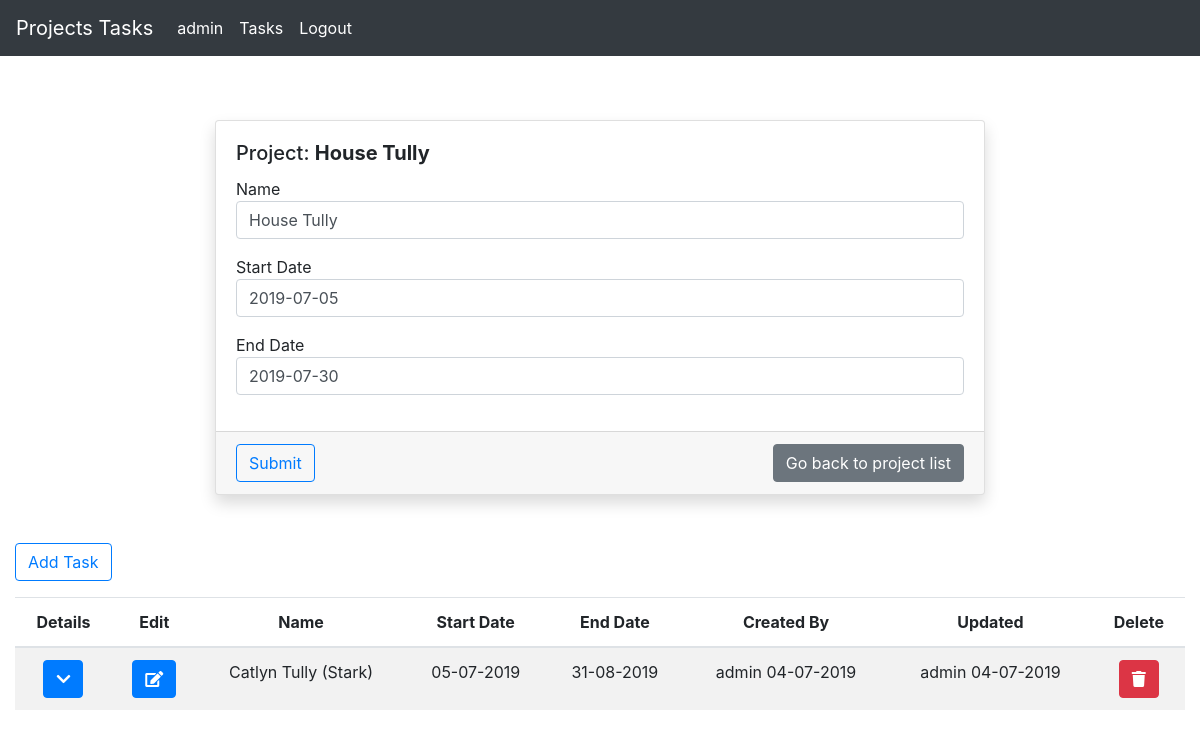
The app's page /projects/project-details/17/ (signed in), older data.
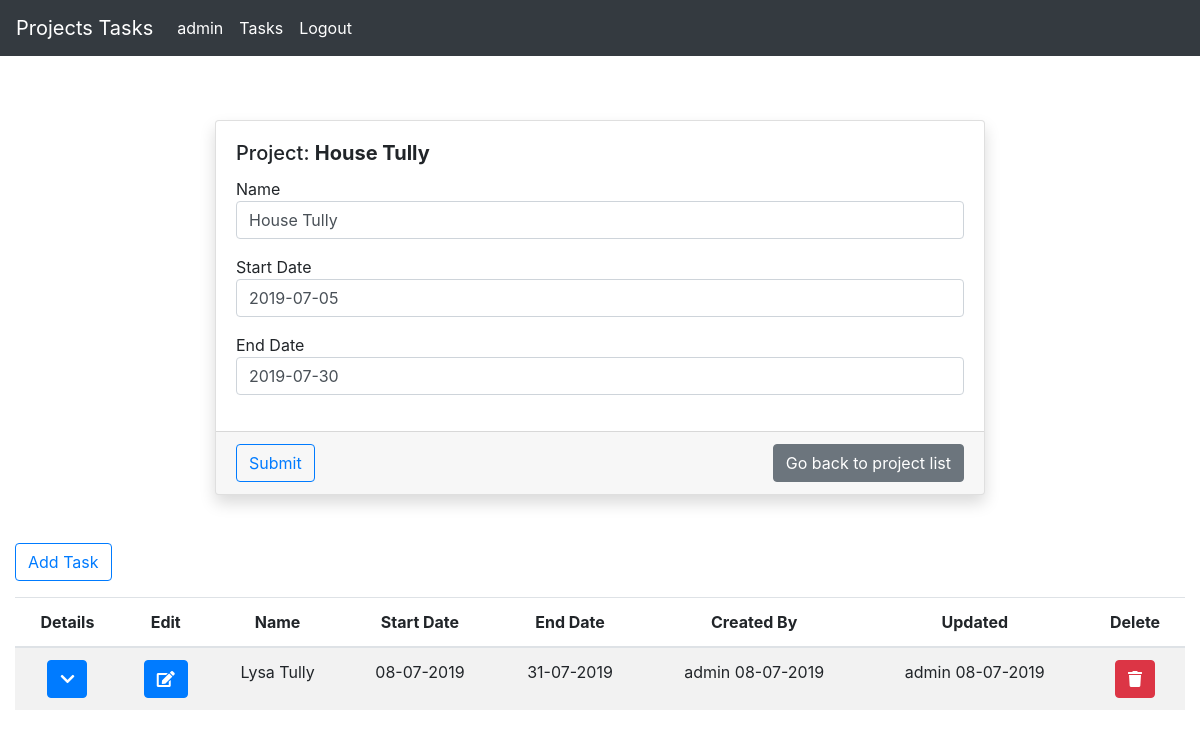
The same page, newer data.
### projects/models.py (models this page shows, shortened)
class Project(models.Model):
    name = models.CharField(max_length = 250)
    start = models.DateField(verbose_name = 'Start Date')
    end = models.DateField(verbose_name = 'End Date')
    assigned_users = models.ManyToManyField(
        settings.AUTH_USER_MODEL,
        blank = True,
        related_name = 'projects'
    )
    assigned_groups = models.ManyToManyField(
        Group,
        blank = True,
        related_name = 'projects',
    )
    progress = models.PositiveSmallIntegerField(default = 0, editable = False)
    created_by = models.ForeignKey(
        settings.AUTH_USER_MODEL,
        on_delete = models.SET_NULL,
        null = True,
        blank = True,
        related_name = 'created_projects',
        editable = False,
    )
    updated_by = models.ForeignKey(
        settings.AUTH_USER_MODEL,
        on_delete = models.SET_NULL,
        null = True,
        blank = True,
        related_name = 'updated_projects',
        editable = False,
    )
    updated = models.DateTimeField(auto_now = True)
    created = models.DateTimeField(auto_now_add = True)
    class Meta:
        ordering = ('-created', 'name')

### tasks/models.py (models this page shows, shortened)
class Task(models.Model):
    name = models.CharField(max_length = 300)
    note = models.TextField(blank = True)
    start = models.DateField(verbose_name = 'Start Date')
    end = models.DateField(verbose_name = 'End Date')
    project = models.ForeignKey(Project, on_delete = models.CASCADE, related_name = 'tasks')
    assigned_users = models.ManyToManyField(
        settings.AUTH_USER_MODEL,
        related_name = 'assigned_tasks',
        blank = True,
    )
    assigned_groups = models.ManyToManyField(
        Group,
        related_name = 'assigned_groups',
        blank = True,
    )
    created_by = models.ForeignKey(
        settings.AUTH_USER_MODEL,
        on_delete = models.SET_NULL,
        null = True,
        blank = True,
        related_name = 'created_tasks',
        editable = False,
    )
    updated_by = models.ForeignKey(
        settings.AUTH_USER_MODEL,
        on_delete = models.SET_NULL,
        null = True,
        blank = True,
        related_name = 'updated_tasks',
        editable = False,
    )
    updated = models.DateTimeField(auto_now = True)
    created = models.DateTimeField(auto_now_add = True)
    class Meta:
        ordering = ('-created', 'name')

### projects/views.py (the view)
# urls.py: path('project-details/<int:pk>/', views.ProjectDetails.as_view(), name = 'details'),
class ProjectDetails(PermissionRequiredMixin, UpdateView):
    model = Project
    template_name = 'projects/details.html'
    context_object_name = 'project'
    permission_required = ('projects.change_projects',)
    form_class = ProjectForm
    def get_context_data(self, *args, **kwargs):
        cxt = super(ProjectDetails, self).get_context_data(*args, **kwargs)
        cxt['task_form'] = TaskForm
        return cxt

### projects/forms.py
class ProjectForm(forms.ModelForm):
    def __init__(self, *args, **kwargs):
        super(ProjectForm, self).__init__(*args, **kwargs)
        for f in self.fields:
            self.fields[f].widget.attrs['class'] = 'form-control'
            self.fields[f].widget.attrs['placeholder'] = f
        self.fields['start'].widget.attrs['class'] += ' date-selector'
        self.fields['end'].widget.attrs['class'] += ' date-selector'
        self.fields['end'].widget.attrs['placeholder'] = 'YYYY-MM-DD'
        self.fields['start'].widget.attrs['placeholder'] = 'YYYY-MM-DD'
        self.fields['start'].widget.attrs['id'] = 'id_task_start'
        self.fields['end'].widget.attrs['id'] = 'id_task_end'
    class Meta:
        model = Project
        fields = ('name', 'start', 'end')

### projects/templates/projects/details.html (shortened to what this page needs)
{% extends "base.html" %}
{% block content %}
    <div class="col-8 mx-auto project-details">
        <div class="card shadow mt-5">
            <form method="POST">
                <div class="card-body">
                    <h5 class="card-title">
                        Project: <strong>{{ project.name }}</strong>
                    </h5>
                    {% for field in form %}
                        <div class="form-group">
                            {{ field.label }}
                            {{ field }}
                        </div>
                    {% endfor %}
                </div>
                <div class="card-footer d-flex">
                    <button type="submit" class="btn btn-outline-primary">
                        Submit
                    </button>
                    <a href="{% url 'project_list' %}" class="btn btn-secondary">
                        Go back to project list
                    </a>
                </div>
            </form>
        </div>
    </div>
    <div class="col-12 my-5">
        <button class="btn btn-outline-primary mb-3" data-toggle="modal" data-target="#addTaskModal">
            Add Task
        </button>
        <table class="table table-striped text-center">
            <thead>
                <tr>
                    <th>
                        Details
                    </th>
                    <th>
                        Edit
                    </th>
                    <th>
                        Name
                    </th>
                    <th>
                        Start Date
                    </th>
                    <th>
                        End Date
                    </th>
                    <th>
                        Created By
                    </th>
                    <th>
                        Updated
                    </th>
                    <th>
                        Delete
                    </th>
                </tr>
            </thead>
            <tbody>
                {% for task in project.tasks.all %}
                    <tr data-id="{{ task.id }}">
                        <td>
                            <button class="details btn btn-primary">
                                <i class="fas fa-chevron-down"></i>
                            </button>
                        </td>
                        <td>
                            <button class="btn btn-primary">
                                <i class="fas fa-edit"></i>
                            </button>
                        </td>
                        <td>
                            {{ task.name }}
                        </td>
                        <td>
                            {{ task.start|date:'d-m-Y' }}
                        </td>
                        <td>
                            {{ task.end|date:'d-m-Y' }}
                        </td>
                        <td>
                            {{ task.created_by|default:'' }}
                            {{ task.created|date:'d-m-Y' }}
                        </td>
                        <td>
                            {{ task.updated_by|default:'' }}
                            {{ task.updated|date:'d-m-Y' }}
                        </td>
                        <td>
                            <button class="btn btn-danger" data-toggle="modal" data-target="#deleteTaskModal{{ task.id }}">
                                <i class="fas fa-trash"></i>
                            </button>
                        </td>
                    </tr>
                {% empty %}
                <tr>
                    <td colspan="7">
                        No Tasks Added yet.
                    </td>
                </tr>
                {% endfor %}
            </tbody>
        </table>
    </div>
{% endblock content %}

Row changes from the older to the newer data that the page shows:
removed Task: name "Catlyn Tully (Stark)", start "05-07-2019", end "31-08-2019", created_by "admin", created "04-07-2019", updated_by "admin", updated "04-07-2019"
added Task: name "Lysa Tully", start "08-07-2019", end "31-07-2019", created_by "admin", created "08-07-2019", updated_by "admin", updated "08-07-2019"
